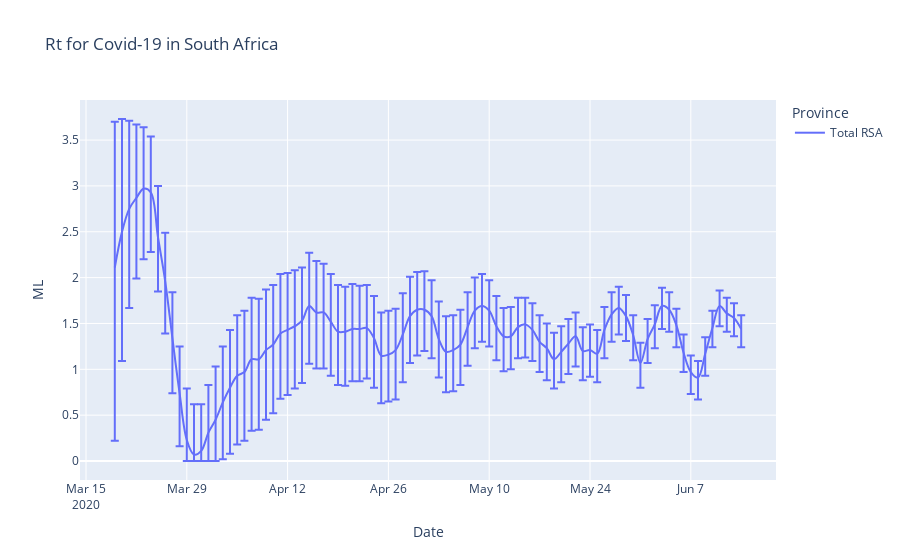

Notebook code for this chart:
### Code cell
fig = px.line(state_single, x='Date', y='ML', color='Province',
              error_y='e_plus', error_y_minus='e_minus',
              title='Rt for Covid-19 in South Africa', line_shape='spline')
fig.update_traces(hovertemplate=None)
fig.update_layout(hovermode="x")
fig.show()
